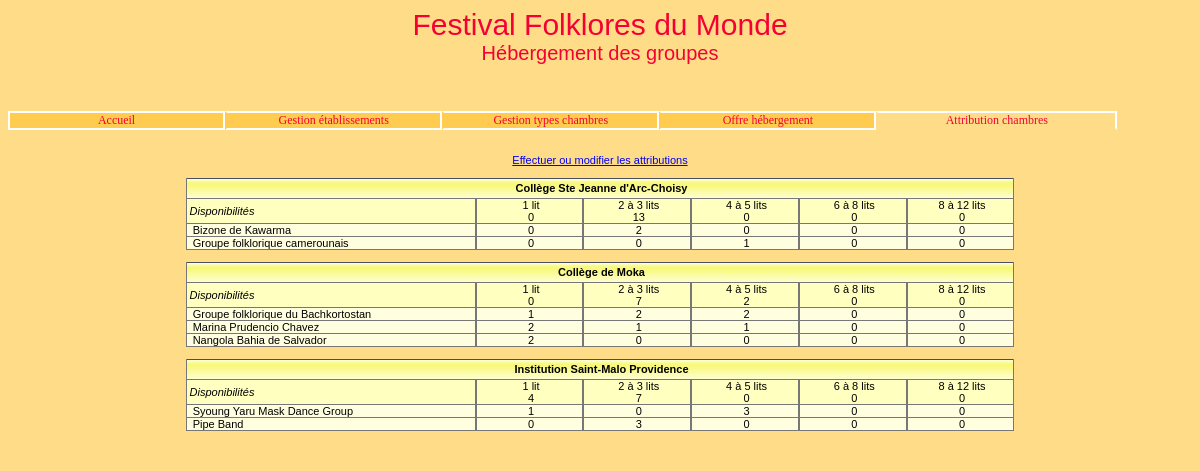
/cAttributionChambres.php, run on the app's committed database.
### tables this page shows
create table Etablissement 
(id char(8) not null, 
nom varchar(45) not null,
adresseRue varchar(45) not null, 
codePostal char(5) not null, 
ville varchar(35) not null,
tel varchar(13) not null,
adresseElectronique varchar(70),
type tinyint not null,
civiliteResponsable varchar(12) not null,
nomResponsable varchar(25) not null,
prenomResponsable varchar(25),
constraint pk_Etablissement primary key(id));

create table TypeChambre
(id char(2) not null, 
libelle varchar(15) not null, 
constraint pk_TypeChambre primary key(id));

create table Groupe
(id char(4) not null, 
nom varchar(40) not null, 
identiteResponsable varchar(40) default null,
adressePostale varchar(120) default null,
nombrePersonnes integer not null, 
nomPays varchar(40) not null, 
hebergement char(1) not null,
constraint pk_Groupe primary key(id));

create table Attribution
(idEtab char(8) not null, 
idTypeChambre char(2) not null, 
idGroupe char(4) not null, 
nombreChambres integer not null,
INDEX(idTypeChambre),
INDEX(idGroupe),
constraint pk_Attribution primary key(idEtab, idTypeChambre, idGroupe), 
constraint fk1_Attribution foreign key(idGroupe) references Groupe(id), 
constraint fk2_Attribution foreign key(idEtab, idTypeChambre) references Offre(idEtab, idTypeChambre) );

### gestionDonnees/_gestionBaseFonctionsCommunes.inc.php (called while the page is built, shortened)
<?php
function obtenirIdNomEtablissementsOffrantChambres($connexion) {
    $req = "SELECT DISTINCT id, nom FROM Etablissement e
                INNER JOIN Offre o ON e.id = o.idEtab
                ORDER BY id";
    $stmt = $connexion->prepare($req);
    $stmt->execute();
    return $stmt;
}
function obtenirNbEtabOffrantChambres($connexion) {
    $req = "SELECT COUNT(DISTINCT idEtab) FROM Offre";
    $stmt = $connexion->prepare($req);
    $stmt->execute();
    return $stmt->fetchColumn();
}
function obtenirTypesChambres($connexion) {
    $req = "SELECT * FROM TypeChambre";
    $stmt = $connexion->prepare($req);
    $stmt->execute();
    return $stmt;
}
function obtenirIdTypesChambres($connexion) {
    $req = "SELECT id FROM TypeChambre";
    $stmt = $connexion->prepare($req);
    $stmt->execute();
    return $stmt;
}
function obtenirNbTypesChambres($connexion) {
    $req = "SELECT count(*) FROM TypeChambre";
    $stmt = $connexion->prepare($req);
    $stmt->execute();
    return $stmt->fetchColumn();
}
function obtenirNbOffre($connexion, $idEtab, $idTypeChambre) {
    $req = "SELECT nombreChambres FROM Offre WHERE idEtab=:idEtab AND
        idTypeChambre=:idTypeCh";
    $stmt = $connexion->prepare($req);
    $stmt->bindParam(':idEtab', $idEtab);
    $stmt->bindParam(':idTypeCh', $idTypeChambre);
    $stmt->execute();
    $ok = $stmt->fetchColumn();
    if ($ok) {
        return $ok;
    } else {
        return 0;
    }
}
function obtenirNbOccup($connexion, $idEtab, $idTypeChambre) {
    $req = "SELECT IFNULL(SUM(nombreChambres), 0) AS totalChambresOccup FROM
        Attribution WHERE idEtab=:idEtab AND idTypeChambre=:idTypeCh";
    $stmt = $connexion->prepare($req);
    $stmt->bindParam(':idEtab', $idEtab);
    $stmt->bindParam(':idTypeCh', $idTypeChambre);
    $stmt->execute();
    $nb = $stmt->fetchColumn();
    return $nb;
}

### gestionDonnees/_gestionBaseFonctionsGestionAttributions.inc.php (called while the page is built, shortened)
<?php
function obtenirGroupesEtab($connexion, $id) {
    $req = "SELECT DISTINCT id, nom FROM Groupe
        INNER JOIN Attribution ON Attribution.idGroupe = Groupe.id
        WHERE idEtab=?";
    $stmt = $connexion->prepare($req);
    $stmt->execute(array($id));
    return $stmt;
}
function obtenirNbDispo($connexion, $idEtab, $idTypeChambre) {
    $nbOffre = obtenirNbOffre($connexion, $idEtab, $idTypeChambre);
    if ($nbOffre != 0) {
        $nbOccup = obtenirNbOccup($connexion, $idEtab, $idTypeChambre);
        $nbChLib = $nbOffre - $nbOccup;
        return $nbChLib;
    } else {
        return 0;
    }
}
function obtenirNbOccupGroupe($connexion, $idEtab, $idTypeChambre, $idGroupe) {
    $req = "SELECT nombreChambres FROM Attribution
            WHERE idEtab=:idEtab
              AND idTypeChambre=:idTypeCh
              AND idGroupe=:idGroupe";
    $stmt = $connexion->prepare($req);
    $stmt->bindParam(':idEtab', $idEtab);
    $stmt->bindParam(':idTypeCh', $idTypeChambre);
    $stmt->bindParam(':idGroupe', $idGroupe);
    $stmt->execute();
    $ok = $stmt->fetchColumn();
    if ($ok) {
        return $ok;
    } else {
        return 0;
    }
}

### vues/AttributionChambres/vConsulterAttributionChambres.php (the view)
<?php
include("_debut.inc.php");
$nbEtabOffrantChambres = obtenirNbEtabOffrantChambres($connexion);
if ($nbEtabOffrantChambres != 0) {
    echo "
   <center> <a href='cAttributionChambres.php?action=demanderModifierAttrib'>
   Effectuer ou modifier les attributions</a> <br> <br>";
    $rsEtab = obtenirIdNomEtablissementsOffrantChambres($connexion);
    $nbTypesChambres = obtenirNbTypesChambres($connexion);
    $pourcCol = 65 / $nbTypesChambres;
    $nbCol = $nbTypesChambres + 1;
    while ($lgEtab = $rsEtab->fetch(PDO::FETCH_ASSOC)) {
        $idEtab = $lgEtab['id'];
        $nomEtab = $lgEtab['nom'];
        echo "
      <table width='70%' cellspacing='0' cellpadding='0' class='tabQuadrille'>";
        echo "
         <tr class='enTeteTabQuad'>
            <td colspan='$nbCol'><strong>$nomEtab</strong></td>
         </tr>";
        echo "
         <tr class='enTete2TabQuad'>
            <td width='35%'><i>Disponibilités</i></td>";
        $rsTypeChambre = obtenirTypesChambres($connexion);
        while ($lgTypeChambre = $rsTypeChambre->fetch(PDO::FETCH_ASSOC)) {
            $idTypeChambre = $lgTypeChambre['id'];
            $libelle = $lgTypeChambre['libelle'];
            $nbChDispo = obtenirNbDispo($connexion, $idEtab, $idTypeChambre);
            echo "<td><center>$libelle<br>$nbChDispo</center></td>";
        }
        echo "
         </tr>";
        $rsGroupe = obtenirGroupesEtab($connexion, $idEtab);
        while ($lgGroupe = $rsGroupe->fetch(PDO::FETCH_ASSOC)) {
            $idGroupe = $lgGroupe['id'];
            $nomGroupe = $lgGroupe['nom'];
            echo "
            <tr class='ligneTabQuad'>
               <td width='35%'>&nbsp;$nomGroupe</td>";
            $rsTypeChambre = obtenirIdTypesChambres($connexion);
            while ($lgTypeChambre = $rsTypeChambre->fetch(PDO::FETCH_ASSOC)) {
                $nbOccupGroupe = obtenirNbOccupGroupe($connexion, $idEtab, $lgTypeChambre["id"], $idGroupe);
                echo "
                  <td width='$pourcCol%'><center>$nbOccupGroupe</center></td>";
            }
            echo "
            </tr>";
        }
        echo "
      </table>
      <br>";
    }
}
include("_fin.inc.php");

### cAttributionChambres.php (shortened to what this page needs)
<?php
include("gestionDonnees/_connexion.inc.php");
include("gestionDonnees/_gestionBaseFonctionsCommunes.inc.php");
include("gestionDonnees/_gestionBaseFonctionsGestionAttributions.inc.php");
$action = $_REQUEST['action'];
switch ($action) {
    case 'initial':
        include("vues/AttributionChambres/vConsulterAttributionChambres.php");
        break;
}

### _debut.inc.php (shortened to what this page needs)
<!DOCTYPE HTML PUBLIC "-//W3C//DTD HTML 4.01 Transitional//EN"
    "http://www.w3.org/TR/html4/loose.dtd">
<html lang="fr">
    <head>
        <link href="css/cssGeneral.css" rel="stylesheet" type="text/css">
        <link href="css/cssOnglets.css" rel="stylesheet" type="text/css">
    </head>
    <body class='basePage'>
        <table width="100%" cellpadding="0" cellspacing="0">
            <tr>
                <td class="titre">Festival Folklores du Monde <br>
                    <span id="texteNiveau2" class="texteNiveau2">
                        H&eacute;bergement des groupes</span><br>&nbsp;
                </td>
            </tr>
            <tr>
                <td>
                    <?php include("_onglets.inc.php"); ?>
                    <div id='barreMenus'>
                        <ul class='menus'>
                            <?php construireMenu("Accueil", "index.php", 1); ?>
                            <?php construireMenu("Gestion établissements", "cGestionEtablissements.php", 2); ?>
                            <?php construireMenu("Attribution chambres", "cAttributionChambres.php", 5); ?>
                        </ul>
                    </div>
                </td>
            </tr>
            <tr>
                <td class="basePage">
                    <br><center><br>

### _onglets.inc.php
<?php
$URL = $_SERVER['PHP_SELF'] . "?" . $_SERVER['QUERY_STRING'];
function construireMenu($nom, $adr, $i) {
    global $URL;
    if (($adr != "") && (strpos($URL, $adr))) {
        if ($i == 1) {
            echo '<li class="ongletOuvertPrem">' . $nom . '</li>';
        } else {
            echo '<li class="ongletOuvert">' . $nom . '</li>';
        }
    }
    else {
        if ($i == 1) {
            echo '<li class="ongletPrem"><a href="' . $adr . '">' . $nom . '</a></li>';
        } else {
            echo '<li class="onglet"><a href="' . $adr . '">' . $nom . '</a></li>';
        }
    }
}

### _fin.inc.php (shortened to what this page needs)
<?php
echo "
      </center>
      </td>
   </tr>
</table>";
echo "
</body>
</html>";

### css/cssGeneral.css (style rules this page uses)
.basePage { background-color:#FFDD88; color:black; font:11px Arial, Helvetica, sans-serif; }
.titre { background-color:#FFDD88; color:#F50033; font:30px Arial, Helvetica, sans-serif; text-align:center; }
.texteNiveau2 { font:20px Arial, Helvetica, sans-serif; }
td,tr,div,p { font:11px Arial, Helvetica, sans-serif; }
table.tabQuadrille td { border-bottom:1px solid #777777; border-right:1px solid #777777; border-left:1px solid #777777; border-top:1px #777777; padding-left:3px; }
tr.enTeteTabQuad { background-image:url('../images/xpBarre.jpg'); background-color:#FFFFC0; color:black; height:21px; text-align:center; }
tr.enTete2TabQuad { background-color:#FFFFC0; color:black; text-align:left; }
tr.ligneTabQuad { background-color:#FFFFE0; color:black; text-align:left; }

### css/cssOnglets.css (style rules this page uses)
.menus { font:12px "Comic Sans MS", "Times New Roman", Times, serif; list-style-type:none; margin-left:-40px; text-align:center; }
.menus li { background-color:#FFDD88; color:#F50033; float:left; margin:0px 0px 0px 0px; border:solid 2px white; width:18%; height:5%; }
.menus .ongletOuvert { border-bottom:solid 2px #FFDD88; border-left:solid 2px #FFDD88; width:20%; }
.menus .ongletPrem { background-color:#FFCC50; color:#F50033; margin:0px 0px 0px 0px; }
.menus .ongletPrem a { background-color:#FFCC50; color:#F50033; text-decoration:none; }
.menus .onglet { background-color:#FFCC50; color:#F50033; margin:0px 0px 0px 0px; border-left:solid 2px #FFCC50; }
.menus .onglet a { background-color:#FFCC50; color:#F50033; text-decoration:none; }

### data on the page
etablissement: nom "Collège Ste Jeanne d'Arc-Choisy", id.nombreChambres "2", id.nombreChambres "1"
typechambre: libelle "1 lit", nbChDispo "0", $pourcCol 13 (drawn), nbOccupGroupe "0", nbChDispo "4"
typechambre: libelle "2 à 3 lits", nbChDispo "13", nbOccupGroupe "0", nbChDispo "7"
typechambre: libelle "4 à 5 lits", nbChDispo "0", $pourcCol 13 (drawn), nbOccupGroupe "0", nbChDispo "2"
typechambre: libelle "6 à 8 lits", nbChDispo "0", $pourcCol 13 (drawn), nbOccupGroupe "0"
typechambre: libelle "8 à 12 lits", nbChDispo "0", $pourcCol 13 (drawn), nbOccupGroupe "0"
groupe: nom "Bizone de Kawarma"
groupe: nom "Groupe folklorique camerounais"
etablissement: nom "Collège de Moka", id.nombreChambres "1", id.nombreChambres "2"
groupe: nom "Groupe folklorique du Bachkortostan"
groupe: nom "Marina Prudencio Chavez"
groupe: nom "Nangola Bahia de Salvador"
etablissement: nom "Institution Saint-Malo Providence", id.nombreChambres "1", id.nombreChambres "3"
groupe: nom "Syoung Yaru Mask Dance Group"
groupe: nom "Pipe Band"

### other printed values
$nom "Accueil"
$nom "Gestion établissements Gestion types chambres Offre hébergement"
$nom "Attribution chambres"
